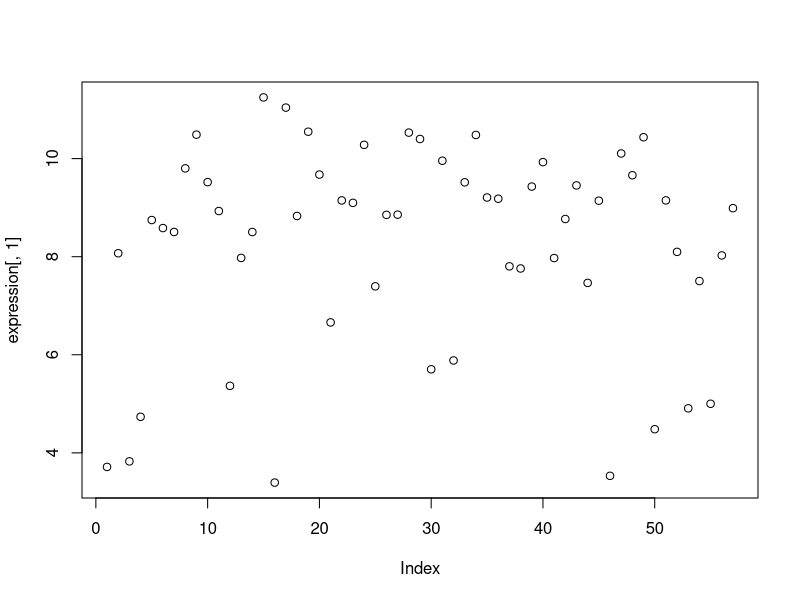
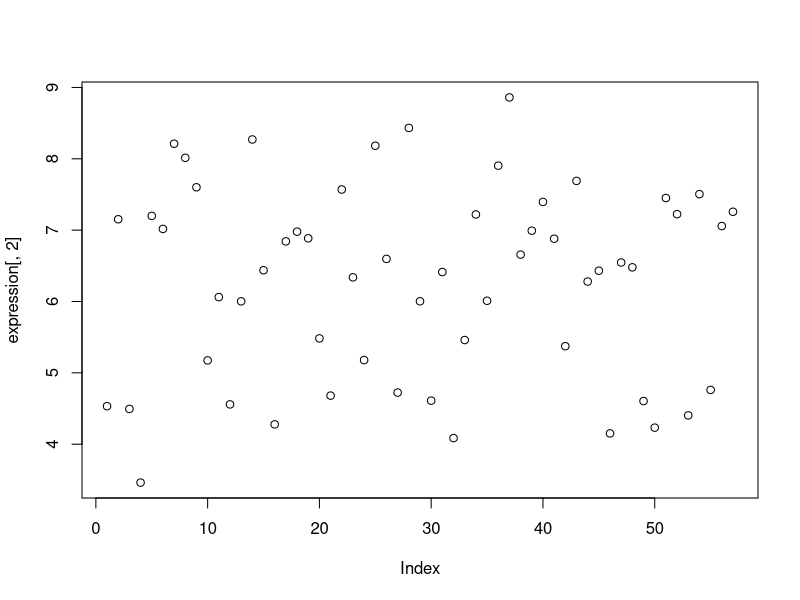
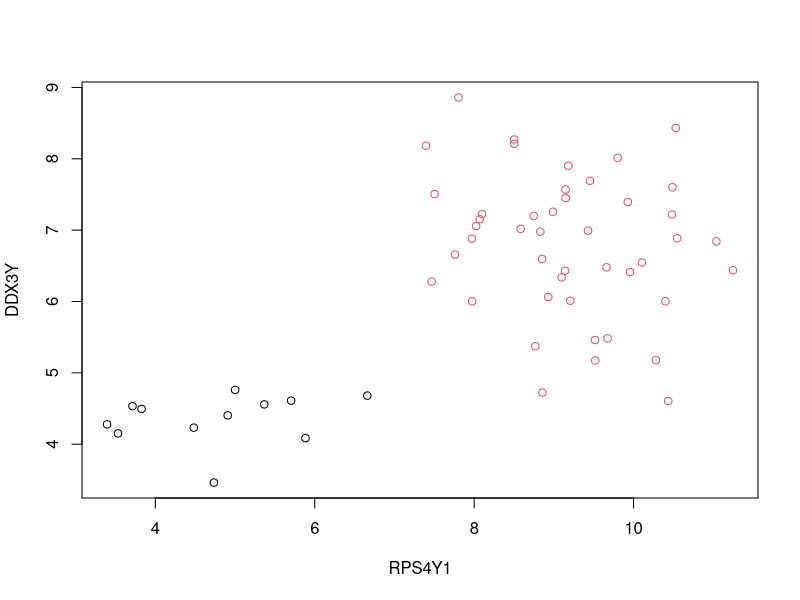
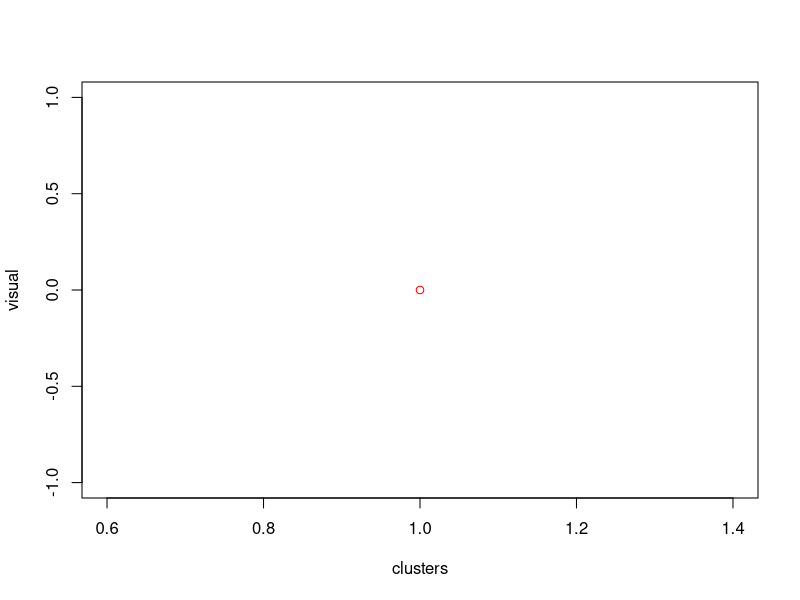
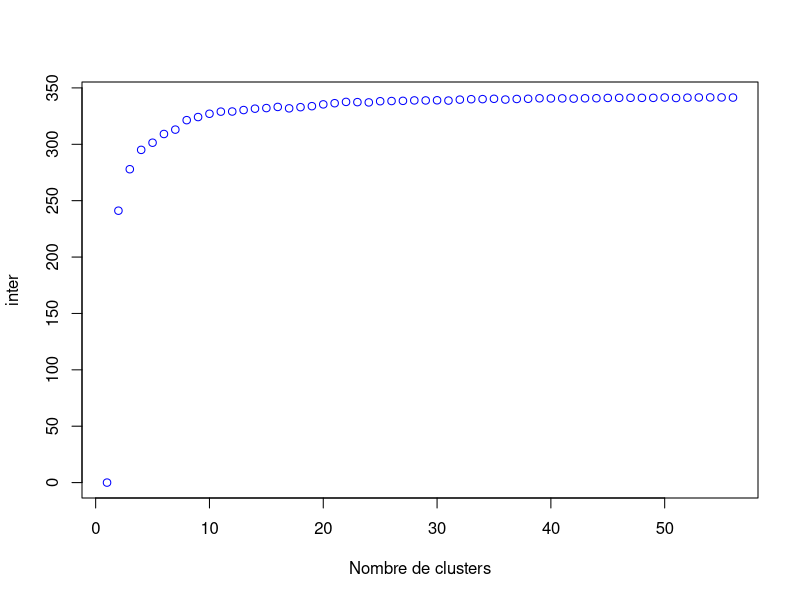
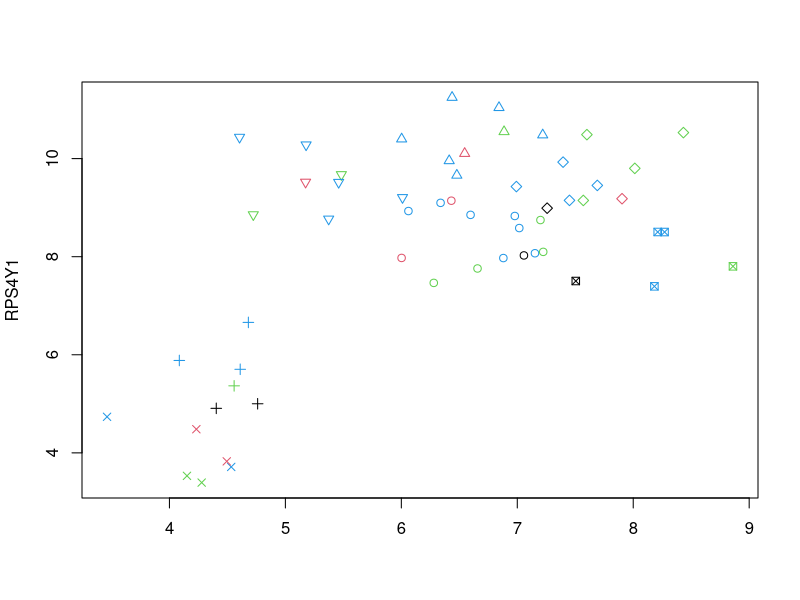
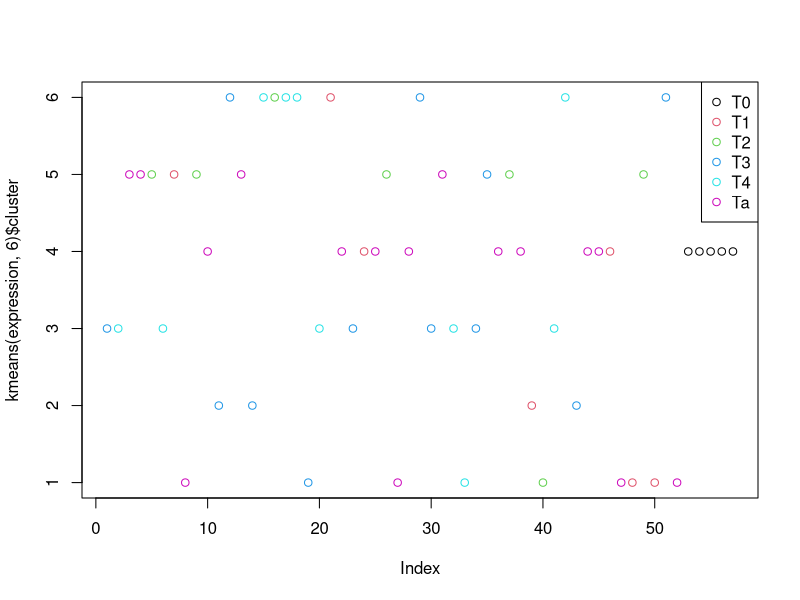
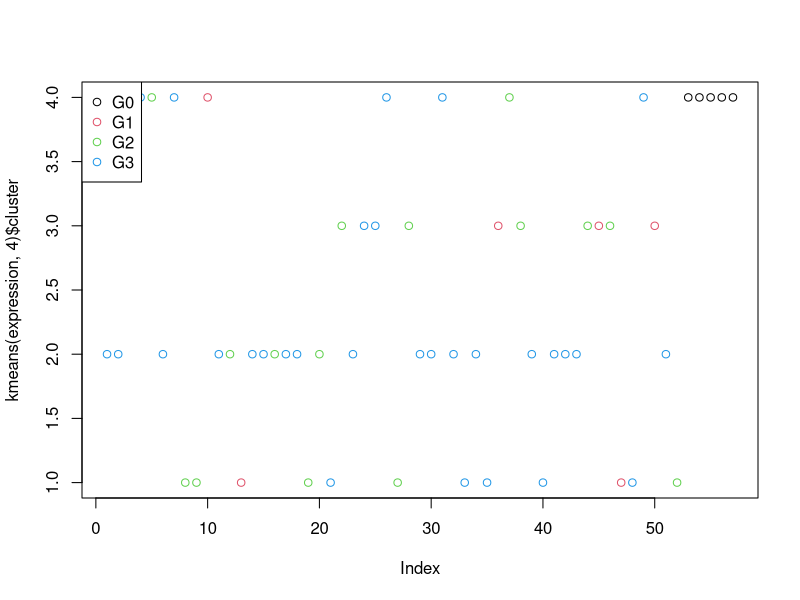

Recreate these plots in R, in order.
## ---- chunk 1
setwd("F:/Documents/_Cours/Cours 2015 - 2016/M1 - S1/03 - Data mining/TD/Datamining/Data")
# On défini le répertoire de travail
getwd() # On vérifie que le répertoire de travail est le bon
expression <- as.matrix(read.table("expression.tab",as.is=T, header=TRUE, sep="")) 

annotation <- read.table("annotation.tab",as.is=T)

class(expression)
class(annotation) 

str(expression) 
str(annotation)


## ---- chunk 2
# Plot de l'expression des 2 gènes

plot(expression[,1])
plot(expression[,2])
plot(expression[,1:2], col=kmeans(expression[,1:2],2)$cluster)

DDXY3<-expression[,"DDX3Y"]
RPS4Y1<-expression[,"RPS4Y1"]
DDXY3_RPS4Y1<-expression[,c("DDX3Y","RPS4Y1")]

visual<-kmeans(DDXY3_RPS4Y1, centers = 1)$betweenss
plot(visual, type = "p", col="red", xlab = "clusters")

# Graphique de la distance interclasse entre les différents nombres de clusters

 # Pour toutes nos valeurs de genes on fait un kmean avec x cluster  en regardant la distance intergene
inter = c(0)
for (i in 2:56)
{
  inter=c(inter, kmeans(DDXY3_RPS4Y1,i)$betweenss)
  
}
plot(inter, col="blue", xlab = "Nombre de clusters")

## ---- chunk 3
#Fonction avec le resultat du clustering
graphStade = function (data) {
km =  kmeans(data, centers = 7)
plot(DDXY3_RPS4Y1, pch=km$cluster, col = factor(annotation$grade), xlab = "" )
}
graphStade(DDXY3_RPS4Y1)
## ---- chunk 4
plot(kmeans(expression,6)$cluster, col=factor(annotation[,2]))
legend("topright",legend=c(levels(as.factor(annotation[,2]))),col=c(1:length(levels(
factor(annotation[,2])))),pch=1)
## ---- chunk 5
plot(kmeans(expression,4)$cluster, col=factor(annotation[,3]))
legend("topleft",legend=c(levels(as.factor(annotation[,3]))),col=c(1:length(levels(
factor(annotation[,3])))),pch=1)
## ---- chunk 6

# dist (expression)
#hclust prend en argument une matrice de distance (ce que expression ne donne pas), "dist" la calcule

x<-hclust(dist(expression))
plot(x, main="Dendrogramme selon grade", labels = factor(annotation$grade))
plot(x, main="Dendrogramme selon stade", labels = factor(annotation$stade))
plot(x, main="Dendrogramme selon échantillon", labels = factor(rownames(expression)))
## ---- chunk 7
# Heatmap sur la matrice d'expression
rc<-rainbow(nrow(annotation), start = 0, end = 0.9)
heatmap(expression, RowSideColors = rc)

greenred = colorRampPalette(c("green","black","red"))
heatmap(expression, col=greenred(32), main = "Heatmap sur les données d'expression")
heatmap(expression, RowSideColors = c("G0"="green", "G1"="red", "G2"="black", "G3"="blue")[annotation$grade], col = greenred(32), main = "Heatmap sur les grades de tumeurs")
heatmap(expression,RowSideColors=c("T0"="pink","Ta"="blue", "T1"="green","T2"="yellow","T3"="orange","T4"="red")[annotation[,2]], main = "Heatmap sur les stades de tumeurs")
heatmap(expression,RowSideColors=c("F"="green","M"="red")[annotation[,1]], main = "Heatmap selon les individus")
